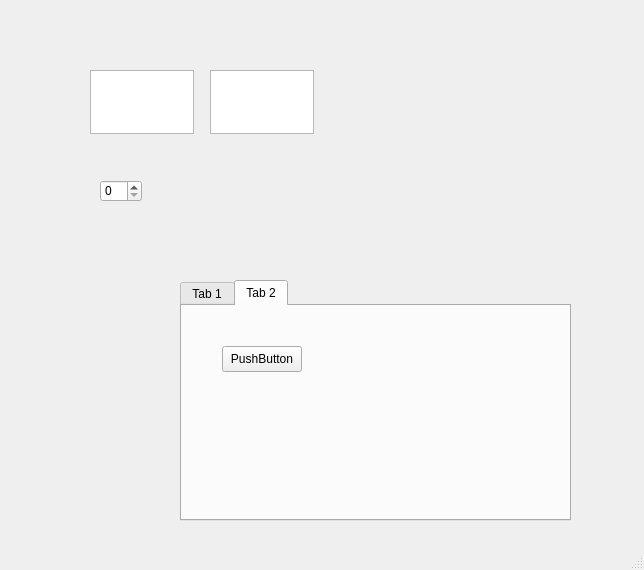
<?xml version="1.0" encoding="UTF-8"?>
<ui version="4.0">
 <class>MainWindow</class>
 <widget class="QMainWindow" name="MainWindow">
  <property name="geometry">
   <rect>
    <x>0</x>
    <y>0</y>
    <width>644</width>
    <height>570</height>
   </rect>
  </property>
  <property name="windowTitle">
   <string>MainWindow</string>
  </property>
  <widget class="QWidget" name="centralwidget">
   <widget class="QTextEdit" name="textEdit">
    <property name="geometry">
     <rect>
      <x>90</x>
      <y>70</y>
      <width>104</width>
      <height>64</height>
     </rect>
    </property>
   </widget>
   <widget class="QSpinBox" name="spinBox">
    <property name="geometry">
     <rect>
      <x>100</x>
      <y>180</y>
      <width>42</width>
      <height>22</height>
     </rect>
    </property>
   </widget>
   <widget class="QPlainTextEdit" name="plainTextEdit">
    <property name="geometry">
     <rect>
      <x>210</x>
      <y>70</y>
      <width>104</width>
      <height>64</height>
     </rect>
    </property>
   </widget>
   <widget class="QTabWidget" name="tabWidget">
    <property name="geometry">
     <rect>
      <x>180</x>
      <y>280</y>
      <width>391</width>
      <height>241</height>
     </rect>
    </property>
    <property name="currentIndex">
     <number>1</number>
    </property>
    <widget class="QWidget" name="tab">
     <attribute name="title">
      <string>Tab 1</string>
     </attribute>
     <widget class="QListView" name="listView">
      <property name="geometry">
       <rect>
        <x>20</x>
        <y>10</y>
        <width>256</width>
        <height>192</height>
       </rect>
      </property>
     </widget>
    </widget>
    <widget class="QWidget" name="tab_2">
     <attribute name="title">
      <string>Tab 2</string>
     </attribute>
     <widget class="QPushButton" name="pushButton">
      <property name="geometry">
       <rect>
        <x>40</x>
        <y>40</y>
        <width>80</width>
        <height>26</height>
       </rect>
      </property>
      <property name="text">
       <string>PushButton</string>
      </property>
     </widget>
    </widget>
   </widget>
  </widget>
  <widget class="QMenuBar" name="menubar">
   <property name="geometry">
    <rect>
     <x>0</x>
     <y>0</y>
     <width>644</width>
     <height>21</height>
    </rect>
   </property>
  </widget>
  <widget class="QStatusBar" name="statusbar"/>
 </widget>
 <resources/>
 <connections>
  <connection>
   <sender>pushButton</sender>
   <signal>clicked()</signal>
   <receiver>MainWindow</receiver>
   <slot>slot1()</slot>
   <hints>
    <hint type="sourcelabel">
     <x>279</x>
     <y>377</y>
    </hint>
    <hint type="destinationlabel">
     <x>496</x>
     <y>113</y>
    </hint>
   </hints>
  </connection>
 </connections>
 <slots>
  <slot>slot1()</slot>
 </slots>
</ui>
